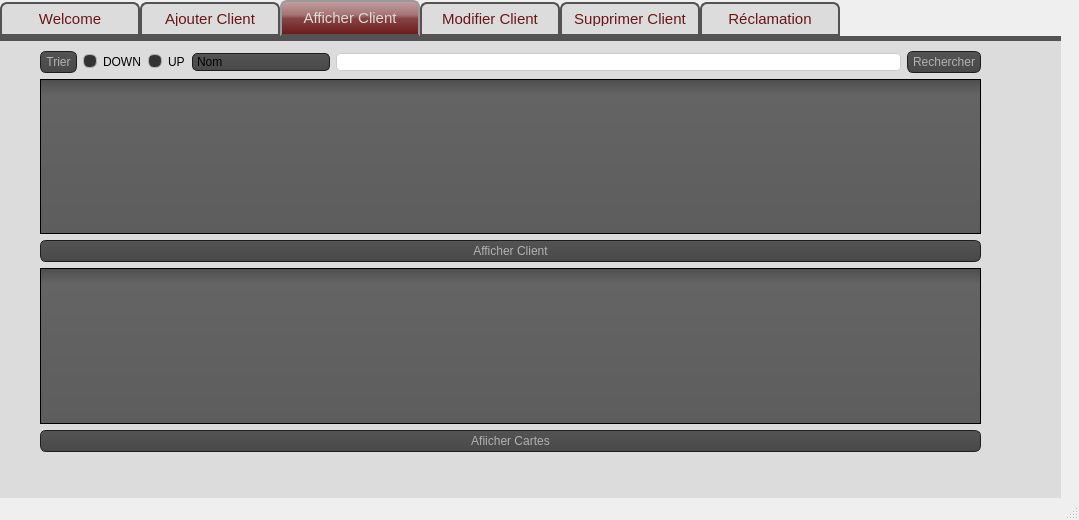
<?xml version="1.0" encoding="UTF-8"?>
<ui version="4.0">
 <class>Gestion_Clients_CF</class>
 <widget class="QMainWindow" name="Gestion_Clients_CF">
  <property name="geometry">
   <rect>
    <x>0</x>
    <y>0</y>
    <width>1079</width>
    <height>520</height>
   </rect>
  </property>
  <property name="sizePolicy">
   <sizepolicy hsizetype="Fixed" vsizetype="Fixed">
    <horstretch>0</horstretch>
    <verstretch>0</verstretch>
   </sizepolicy>
  </property>
  <property name="windowTitle">
   <string>Gestion_Clients_CF</string>
  </property>
  <widget class="QWidget" name="centralwidget">
   <widget class="QTabWidget" name="tabMain">
    <property name="geometry">
     <rect>
      <x>0</x>
      <y>0</y>
      <width>1061</width>
      <height>591</height>
     </rect>
    </property>
    <property name="sizePolicy">
     <sizepolicy hsizetype="Fixed" vsizetype="Fixed">
      <horstretch>0</horstretch>
      <verstretch>0</verstretch>
     </sizepolicy>
    </property>
    <property name="styleSheet">
     <string notr="true">QTabWidget::pane { /* The tab widget frame */
border-top: 5px solid #535353;
background: #dcdcdc;
}
QTabWidget::tab-bar {
left: 0px; /* move to the right by 5px */
}
/* Style the tab using the tab sub-control. Note that it reads QTabBar _not_ QTabWidget */
QTabBar::tab {
background: #dcdcdc;
border: 2px solid #535353;
border-bottom-color: #535353; /* same as the pane color */
border-top-left-radius: 7px;
border-top-right-radius: 7px;
min-width: 120px;
padding: 8px;
color: #6a1616;
font-size:15px;
font-family:Arial, Helvetica, sans-serif;
}
QTabBar::tab:selected, QTabBar::tab:hover {
background: qlineargradient(x1: 0, y1: 0, x2: 0, y2: 1, stop: 0 #c3a1a1, stop: 0.4 #a57373, stop: 0.5 #874444, stop: 1.0 #6a1616);
}
QTabBar::tab:selected {
border-color: #9B9B9B;
border-bottom-color: #535353; /* same as pane color */
color: #dcdcdc;
font-size:15px;
font-family:Arial, Helvetica, sans-serif;
}
QTabBar::tab:!selected {
margin-top: 2px; /* make non-selected tabs look smaller */
}
QLineEdit {
  border: 1px solid #ccc;
  border-radius: 4px;
}
QGroupBox {
    border: 1px solid gray;
    border-radius: 9px;
    margin-top: 0.5em;
}

QGroupBox::title {
    subcontrol-origin: margin;
    left: 10px;
    padding: 0 3px 0 3px;
}

QComboBox
{
	background : #b1b1b1;
	background-color: QLinearGradient( x1: 0, y1: 0, x2: 0, y2: 1, stop: 0 #565656, stop: 0.1 #525252, stop: 0.5 #4e4e4e, stop: 0.9 #4a4a4a, stop: 1 #464646);
    border-style: solid;
    border: 1px solid #1e1e1e;
    border-radius: 5;
    selection-color : #ffffff;
}

QComboBox:hover,QPushButton:hover
{
    border: 2px solid QLinearGradient( x1: 0, y1: 0, x2: 0, y2: 1, stop: 0 #ffa02f, stop: 1 #d7801a);
}


QComboBox:on
{
    padding-top: 3px;
    padding-left: 4px;
    background-color: QLinearGradient( x1: 0, y1: 0, x2: 0, y2: 1, stop: 0 #2d2d2d, stop: 0.1 #2b2b2b, stop: 0.5 #292929, stop: 0.9 #282828, stop: 1 #252525);
    selection-background-color: #ffaa00;
}

QComboBox QAbstractItemView
{
    border: 2px solid darkgray;
    selection-background-color: QLinearGradient( x1: 0, y1: 0, x2: 0, y2: 1, stop: 0 #ffa02f, stop: 1 #d7801a);
}

QComboBox::drop-down
{
     subcontrol-origin: padding;
     subcontrol-position: top right;
     width: 15px;

     border-left-width: 0px;
     border-left-color: darkgray;
     border-left-style: solid; /* just a single line */
     border-top-right-radius: 3px; /* same radius as the QComboBox */
     border-bottom-right-radius: 3px;
 }

QPushButton
{
    color: #b1b1b1;
    background-color: QLinearGradient( x1: 0, y1: 0, x2: 0, y2: 1, stop: 0 #565656, stop: 0.1 #525252, stop: 0.5 #4e4e4e, stop: 0.9 #4a4a4a, stop: 1 #464646);
    border-width: 1px;
    border-color: #1e1e1e;
    border-style: solid;
    border-radius: 6;
    padding: 3px;
    font-size: 12px;
    padding-left: 5px;
    padding-right: 5px;
}

QPushButton:pressed
{
    background-color: QLinearGradient( x1: 0, y1: 0, x2: 0, y2: 1, stop: 0 #2d2d2d, stop: 0.1 #2b2b2b, stop: 0.5 #292929, stop: 0.9 #282828, stop: 1 #252525);
}

QTableView
{
    alternate-background-color: #1F1F1F;
    background-color: gray;
    gridline-color: gray;
    color: gray;
}
QTableView::item 
{   
    color: white;        
}

QTableView::item:focus
{   
    color: gray;
    background: #0063cd;            
}        
QTableView::item:selected
{   
    color: gray;
    background: white;            
}
QAbstractItemView
{
    background-color: QLinearGradient( x1: 0, y1: 0, x2: 0, y2: 1, stop: 0 #4d4d4d, stop: 0.1 #646464, stop: 1 #5d5d5d);
}
QComboBox QAbstractItemView
{
    border: 2px solid darkgray;
    selection-background-color: QLinearGradient( x1: 0, y1: 0, x2: 0, y2: 1, stop: 0 #ffa02f, stop: 1 #d7801a);
}
QTextEdit
{
    border: 1px solid #ccc;
	border-radius: 4px;
}

QPlainTextEdit
{
    border: 1px solid #ccc;
	border-radius: 4px;
}
QMainWindow::separator
{
    background-color: QLinearGradient(x1:0, y1:0, x2:0, y2:1, stop:0 #161616, stop: 0.5 #151515, stop: 0.6 #212121, stop:1 #343434);
    color: white;
    padding-left: 4px;
    border: 1px solid #4c4c4c;
    spacing: 3px; /* spacing between items in the tool bar */
}

QMainWindow::separator:hover
{

    background-color: QLinearGradient(x1:0, y1:0, x2:0, y2:1, stop:0 #d7801a, stop:0.5 #b56c17 stop:1 #ffa02f);
    color: white;
    padding-left: 4px;
    border: 1px solid #6c6c6c;
    spacing: 3px; /* spacing between items in the tool bar */
}
QRadioButton::indicator:checked, QRadioButton::indicator:unchecked{
    color: #b1b1b1;
    background-color: #323232;
    border: 1px solid #b1b1b1;
    border-radius: 6px;
}

QRadioButton::indicator:checked
{
    background-color: qradialgradient(
        cx: 0.5, cy: 0.5,
        fx: 0.5, fy: 0.5,
        radius: 1.0,
        stop: 0.25 #ffaa00,
        stop: 0.3 #323232
    );
}

QCheckBox::indicator{
    color: #b1b1b1;
    background-color: #323232;
    border: 1px solid #b1b1b1;
    width: 9px;
    height: 9px;
}

QRadioButton::indicator
{
    border-radius: 6px;
}

QRadioButton::indicator:hover, QCheckBox::indicator:hover
{
    border: 1px solid #ffaa00;
}
QRadioButton::indicator:disabled
{
    border: 1px solid #444;
}</string>
    </property>
    <property name="currentIndex">
     <number>2</number>
    </property>
    <widget class="QWidget" name="tab">
     <attribute name="title">
      <string>Welcome</string>
     </attribute>
     <widget class="QGraphicsView" name="graphicsView">
      <property name="geometry">
       <rect>
        <x>0</x>
        <y>0</y>
        <width>1079</width>
        <height>542</height>
       </rect>
      </property>
      <property name="styleSheet">
       <string notr="true">QGraphicsView {
background : #dcdcdc;
border : none;
}</string>
      </property>
     </widget>
    </widget>
    <widget class="QWidget" name="Add">
     <attribute name="title">
      <string>Ajouter Client</string>
     </attribute>
     <widget class="QWidget" name="layoutWidget">
      <property name="geometry">
       <rect>
        <x>0</x>
        <y>0</y>
        <width>808</width>
        <height>391</height>
       </rect>
      </property>
      <layout class="QGridLayout" name="gridLayout">
       <item row="0" column="0">
        <layout class="QHBoxLayout" name="horizontalLayout">
         <property name="leftMargin">
          <number>80</number>
         </property>
         <property name="rightMargin">
          <number>80</number>
         </property>
         <item>
          <widget class="QLabel" name="label">
           <property name="text">
            <string>Nom :</string>
           </property>
          </widget>
         </item>
         <item>
          <widget class="QLineEdit" name="nom"/>
         </item>
        </layout>
       </item>
       <item row="0" column="1">
        <layout class="QHBoxLayout" name="horizontalLayout_4">
         <property name="leftMargin">
          <number>80</number>
         </property>
         <property name="rightMargin">
          <number>80</number>
         </property>
         <item>
          <widget class="QLabel" name="label_4">
           <property name="text">
            <string>CIN :</string>
           </property>
          </widget>
         </item>
         <item>
          <widget class="QLineEdit" name="cin"/>
         </item>
        </layout>
       </item>
       <item row="1" column="1">
        <layout class="QHBoxLayout" name="horizontalLayout_5">
         <property name="leftMargin">
          <number>80</number>
         </property>
         <property name="rightMargin">
          <number>80</number>
         </property>
         <item>
          <widget class="QLabel" name="label_5">
           <property name="text">
            <string>Numéro Télephone :</string>
           </property>
          </widget>
         </item>
         <item>
          <widget class="QLineEdit" name="num_phone"/>
         </item>
        </layout>
       </item>
       <item row="3" column="0">
        <layout class="QHBoxLayout" name="horizontalLayout_3">
         <property name="leftMargin">
          <number>80</number>
         </property>
         <property name="rightMargin">
          <number>80</number>
         </property>
         <item>
          <widget class="QLabel" name="label_3">
           <property name="text">
            <string>Date De Naissance :</string>
           </property>
          </widget>
         </item>
         <item>
          <widget class="QDateEdit" name="hbd">
           <property name="dateTime">
            <datetime>
             <hour>0</hour>
             <minute>0</minute>
             <second>0</second>
             <year>2002</year>
             <month>1</month>
             <day>1</day>
            </datetime>
           </property>
          </widget>
         </item>
        </layout>
       </item>
       <item row="3" column="1">
        <layout class="QHBoxLayout" name="horizontalLayout_6">
         <property name="leftMargin">
          <number>80</number>
         </property>
         <property name="rightMargin">
          <number>80</number>
         </property>
         <item>
          <widget class="QLabel" name="label_6">
           <property name="text">
            <string>Email :</string>
           </property>
          </widget>
         </item>
         <item>
          <widget class="QLineEdit" name="mail"/>
         </item>
        </layout>
       </item>
       <item row="1" column="0">
        <layout class="QHBoxLayout" name="horizontalLayout_2">
         <property name="leftMargin">
          <number>80</number>
         </property>
         <property name="rightMargin">
          <number>80</number>
         </property>
         <item>
          <widget class="QLabel" name="label_2">
           <property name="text">
            <string>Prenom :</string>
           </property>
          </widget>
         </item>
         <item>
          <widget class="QLineEdit" name="prenom"/>
         </item>
        </layout>
       </item>
      </layout>
     </widget>
     <widget class="QSplitter" name="splitter_3">
      <property name="geometry">
       <rect>
        <x>530</x>
        <y>400</y>
        <width>241</width>
        <height>28</height>
       </rect>
      </property>
      <property name="orientation">
       <enum>Qt::Horizontal</enum>
      </property>
      <widget class="QPushButton" name="stats">
       <property name="text">
        <string>Stats</string>
       </property>
      </widget>
      <widget class="QPushButton" name="add">
       <property name="text">
        <string>Ajouter</string>
       </property>
      </widget>
     </widget>
    </widget>
    <widget class="QWidget" name="Display">
     <attribute name="title">
      <string>Afficher Client</string>
     </attribute>
     <widget class="QWidget" name="layoutWidget">
      <property name="geometry">
       <rect>
        <x>40</x>
        <y>10</y>
        <width>941</width>
        <height>401</height>
       </rect>
      </property>
      <layout class="QGridLayout" name="gridLayout_5">
       <item row="1" column="0">
        <layout class="QGridLayout" name="gridLayout_4">
         <item row="0" column="0">
          <widget class="QTableView" name="tableView"/>
         </item>
         <item row="1" column="0">
          <widget class="QPushButton" name="display">
           <property name="text">
            <string>Afficher Client</string>
           </property>
          </widget>
         </item>
         <item row="2" column="0">
          <widget class="QTableView" name="tableView_2"/>
         </item>
         <item row="3" column="0">
          <widget class="QPushButton" name="pushButton_2">
           <property name="text">
            <string>Afiicher Cartes</string>
           </property>
          </widget>
         </item>
        </layout>
       </item>
       <item row="0" column="0">
        <layout class="QHBoxLayout" name="horizontalLayout_14">
         <item>
          <widget class="QPushButton" name="tri">
           <property name="text">
            <string>Trier</string>
           </property>
          </widget>
         </item>
         <item>
          <widget class="QRadioButton" name="down">
           <property name="text">
            <string>DOWN</string>
           </property>
          </widget>
         </item>
         <item>
          <widget class="QRadioButton" name="up">
           <property name="text">
            <string>UP</string>
           </property>
          </widget>
         </item>
         <item>
          <widget class="QComboBox" name="critere">
           <property name="currentIndex">
            <number>0</number>
           </property>
           <item>
            <property name="text">
             <string>Nom</string>
            </property>
           </item>
           <item>
            <property name="text">
             <string>Prénom</string>
            </property>
           </item>
           <item>
            <property name="text">
             <string>CIN</string>
            </property>
           </item>
           <item>
            <property name="text">
             <string>Mail</string>
            </property>
           </item>
           <item>
            <property name="text">
             <string>Numéro de télephone</string>
            </property>
           </item>
           <item>
            <property name="text">
             <string>Date de naissance</string>
            </property>
           </item>
           <item>
            <property name="text">
             <string>Opérateur</string>
            </property>
           </item>
          </widget>
         </item>
         <item>
          <widget class="QLineEdit" name="crit"/>
         </item>
         <item>
          <widget class="QPushButton" name="search">
           <property name="text">
            <string>Rechercher</string>
           </property>
          </widget>
         </item>
        </layout>
       </item>
      </layout>
     </widget>
    </widget>
    <widget class="QWidget" name="Update">
     <attribute name="title">
      <string>Modifier Client</string>
     </attribute>
     <widget class="QWidget" name="layoutWidget">
      <property name="geometry">
       <rect>
        <x>0</x>
        <y>0</y>
        <width>851</width>
        <height>391</height>
       </rect>
      </property>
      <layout class="QGridLayout" name="gridLayout_2">
       <item row="0" column="0">
        <layout class="QHBoxLayout" name="horizontalLayout_7">
         <property name="leftMargin">
          <number>80</number>
         </property>
         <property name="rightMargin">
          <number>80</number>
         </property>
         <item>
          <widget class="QLabel" name="label_13">
           <property name="text">
            <string>Nom :</string>
           </property>
          </widget>
         </item>
         <item>
          <widget class="QLineEdit" name="nom_2"/>
         </item>
        </layout>
       </item>
       <item row="0" column="1">
        <layout class="QHBoxLayout" name="horizontalLayout_8">
         <property name="leftMargin">
          <number>80</number>
         </property>
         <property name="rightMargin">
          <number>80</number>
         </property>
         <item>
          <widget class="QLabel" name="label_14">
           <property name="text">
            <string>CIN :</string>
           </property>
          </widget>
         </item>
         <item>
          <widget class="QComboBox" name="cin_2"/>
         </item>
        </layout>
       </item>
       <item row="3" column="1">
        <layout class="QHBoxLayout" name="horizontalLayout_11">
         <property name="leftMargin">
          <number>80</number>
         </property>
         <property name="rightMargin">
          <number>80</number>
         </property>
         <item>
          <widget class="QLabel" name="label_17">
           <property name="text">
            <string>Email :</string>
           </property>
          </widget>
         </item>
         <item>
          <widget class="QLineEdit" name="mail_2"/>
         </item>
        </layout>
       </item>
       <item row="3" column="0">
        <layout class="QHBoxLayout" name="horizontalLayout_10">
         <property name="leftMargin">
          <number>80</number>
         </property>
         <property name="rightMargin">
          <number>80</number>
         </property>
         <item>
          <widget class="QLabel" name="label_16">
           <property name="text">
            <string>Date De Naissance :</string>
           </property>
          </widget>
         </item>
         <item>
          <widget class="QDateEdit" name="hbd_2">
           <property name="dateTime">
            <datetime>
             <hour>0</hour>
             <minute>0</minute>
             <second>0</second>
             <year>2002</year>
             <month>1</month>
             <day>1</day>
            </datetime>
           </property>
          </widget>
         </item>
        </layout>
       </item>
       <item row="1" column="0">
        <layout class="QHBoxLayout" name="horizontalLayout_12">
         <property name="leftMargin">
          <number>80</number>
         </property>
         <property name="rightMargin">
          <number>80</number>
         </property>
         <item>
          <widget class="QLabel" name="label_18">
           <property name="text">
            <string>Prenom :</string>
           </property>
          </widget>
         </item>
         <item>
          <widget class="QLineEdit" name="prenom_2"/>
         </item>
        </layout>
       </item>
       <item row="1" column="1">
        <layout class="QHBoxLayout" name="horizontalLayout_9">
         <property name="leftMargin">
          <number>80</number>
         </property>
         <property name="rightMargin">
          <number>80</number>
         </property>
         <item>
          <widget class="QLabel" name="label_15">
           <property name="text">
            <string>Numéro Télephone :</string>
           </property>
          </widget>
         </item>
         <item>
          <widget class="QLineEdit" name="num_phone_2"/>
         </item>
        </layout>
       </item>
      </layout>
     </widget>
     <widget class="QPushButton" name="pushButton_5">
      <property name="geometry">
       <rect>
        <x>680</x>
        <y>400</y>
        <width>93</width>
        <height>28</height>
       </rect>
      </property>
      <property name="text">
       <string>Modifier</string>
      </property>
     </widget>
    </widget>
    <widget class="QWidget" name="Delete">
     <attribute name="title">
      <string>Supprimer Client</string>
     </attribute>
     <widget class="QGroupBox" name="groupBox">
      <property name="geometry">
       <rect>
        <x>90</x>
        <y>80</y>
        <width>541</width>
        <height>221</height>
       </rect>
      </property>
      <property name="title">
       <string>Supression par CIN :</string>
      </property>
      <widget class="QWidget" name="layoutWidget">
       <property name="geometry">
        <rect>
         <x>80</x>
         <y>90</y>
         <width>301</width>
         <height>25</height>
        </rect>
       </property>
       <layout class="QHBoxLayout" name="horizontalLayout_13">
        <item>
         <widget class="QComboBox" name="crit_delet"/>
        </item>
        <item>
         <widget class="QPushButton" name="delete_2">
          <property name="text">
           <string>Supprimer</string>
          </property>
         </widget>
        </item>
       </layout>
      </widget>
     </widget>
    </widget>
    <widget class="QWidget" name="tab_2">
     <attribute name="title">
      <string>Réclamation</string>
     </attribute>
     <widget class="QGroupBox" name="groupBox_2">
      <property name="geometry">
       <rect>
        <x>160</x>
        <y>10</y>
        <width>681</width>
        <height>361</height>
       </rect>
      </property>
      <property name="title">
       <string>Réclamtion</string>
      </property>
      <widget class="QWidget" name="layoutWidget">
       <property name="geometry">
        <rect>
         <x>60</x>
         <y>30</y>
         <width>501</width>
         <height>311</height>
        </rect>
       </property>
       <layout class="QGridLayout" name="gridLayout_3">
        <item row="0" column="0">
         <widget class="QLabel" name="label_7">
          <property name="text">
           <string>Objet :</string>
          </property>
         </widget>
        </item>
        <item row="0" column="1">
         <widget class="QLineEdit" name="objet"/>
        </item>
        <item row="1" column="0">
         <widget class="QLabel" name="label_8">
          <property name="text">
           <string>Description :</string>
          </property>
         </widget>
        </item>
        <item row="1" column="1">
         <widget class="QTextEdit" name="description"/>
        </item>
       </layout>
      </widget>
     </widget>
     <widget class="QPushButton" name="pushButton">
      <property name="geometry">
       <rect>
        <x>690</x>
        <y>390</y>
        <width>93</width>
        <height>28</height>
       </rect>
      </property>
      <property name="text">
       <string>Réclamer</string>
      </property>
     </widget>
    </widget>
   </widget>
  </widget>
  <widget class="QMenuBar" name="menubar">
   <property name="geometry">
    <rect>
     <x>0</x>
     <y>0</y>
     <width>1079</width>
     <height>20</height>
    </rect>
   </property>
  </widget>
  <widget class="QStatusBar" name="statusbar"/>
 </widget>
 <resources/>
 <connections/>
</ui>
